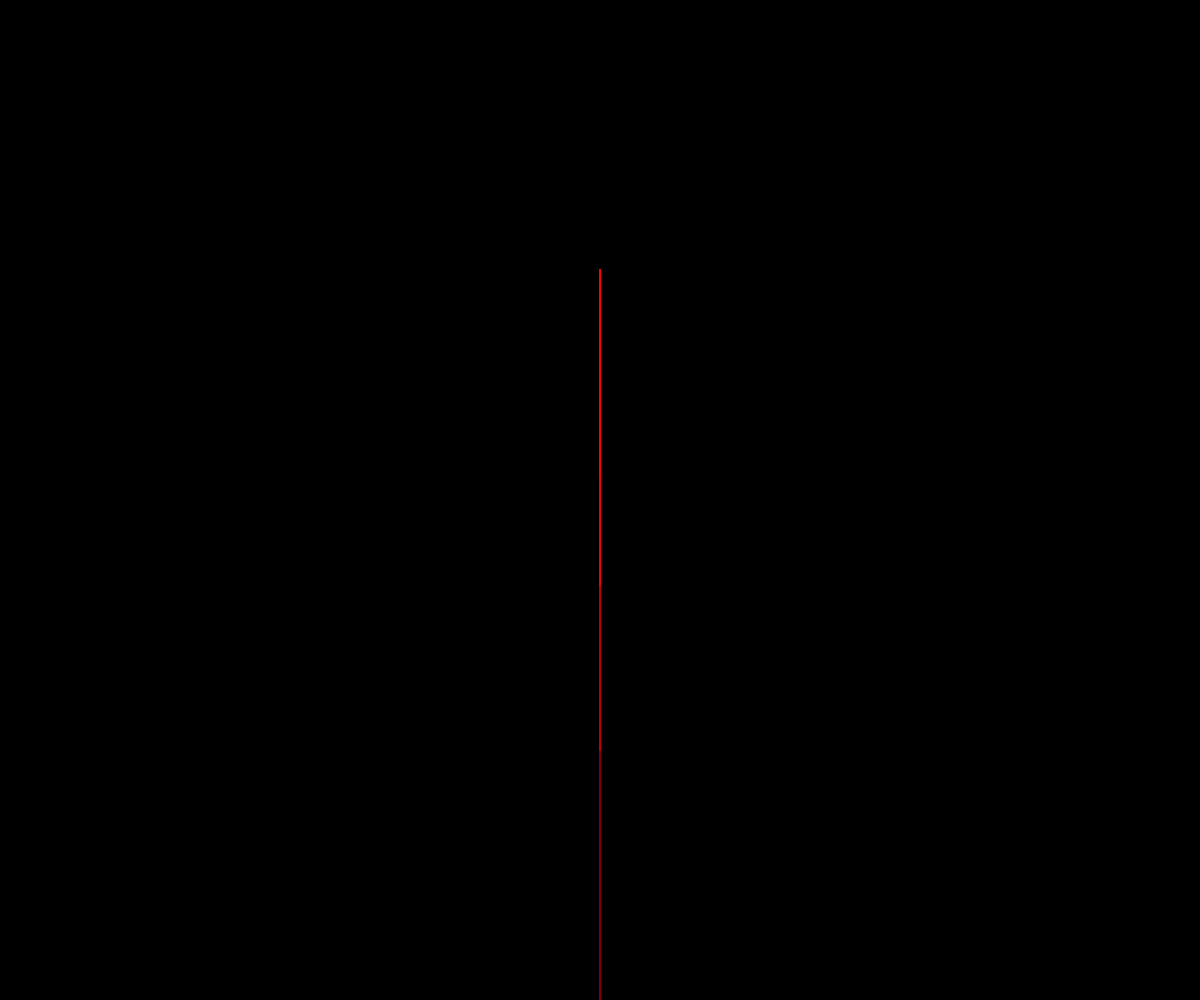
Frame 1 (no input)
Frame 60 (no input): identical to frame 1, image omitted
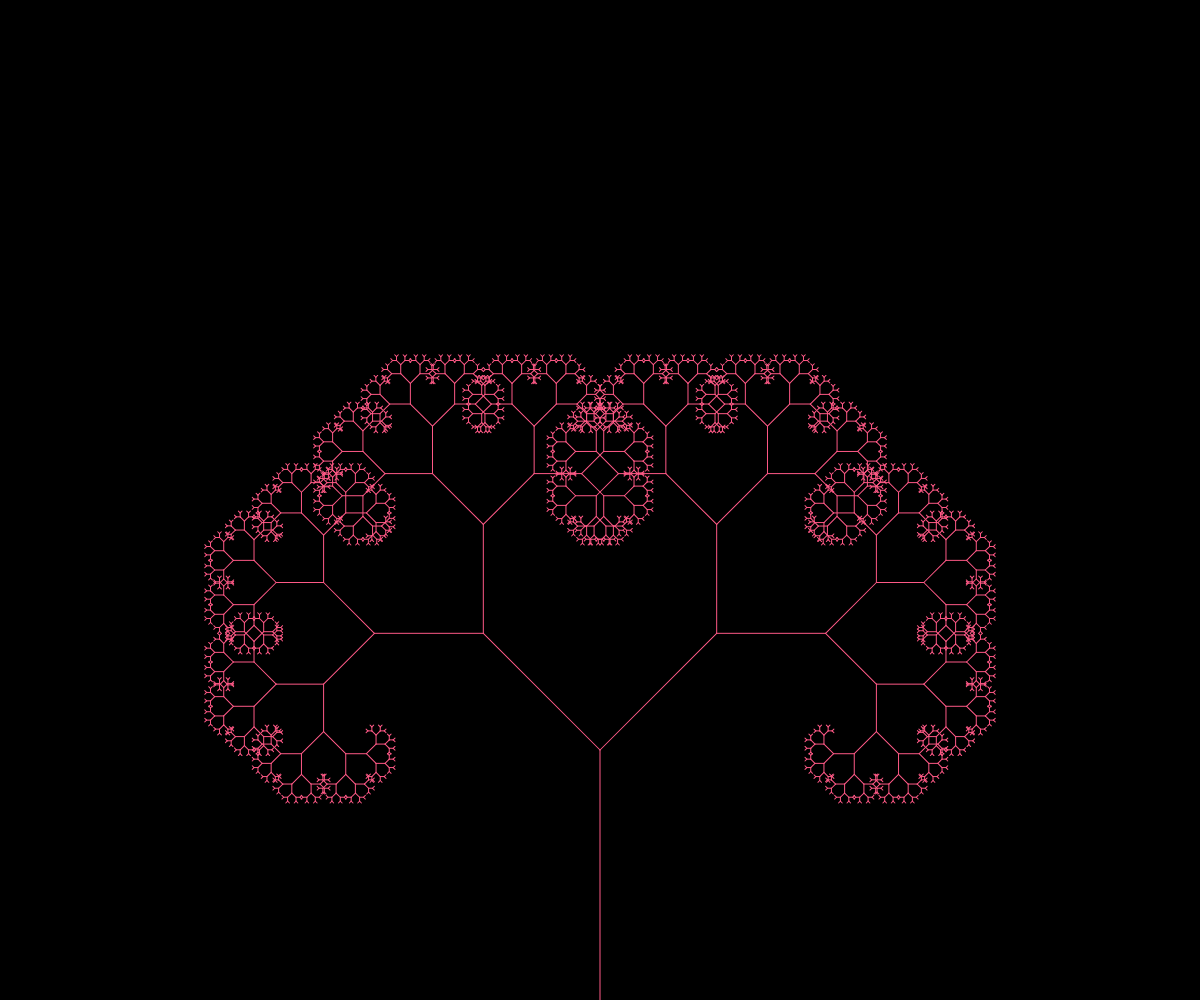
Frame 120 (the mouse pressed at the canvas centre since frame 60)

The p5.js sketch that drew these frames (run headless with seeded random() and noise() and a simulated clock; from frame 60 on, the mouse is pressed at the canvas centre):

// p5.js sketch
// ── sketch.js
let theta;
let lineHeightBeg;

function setup(){
    createCanvas(windowWidth, windowHeight);
}

function draw(){
    background(0);

    lineHeightBeg = 250;

    

    let a = (mouseX / width) * 90;
    theta = radians(a);
    stroke(255,a*2,a*3);

    translate(width/2, height);
    line(0,0,0,-lineHeightBeg);
    translate(0,-lineHeightBeg);
    
    branch(lineHeightBeg);
}

function branch(h) {
    h *= 0.66;

    if (h>2) {
        push();
        rotate(theta);
        line(0,0,0,-h);
        translate(0,-h);
        branch(h);
        pop();

        push();
        rotate(-theta);
        line(0, 0, 0, -h);
        translate(0, -h);
        branch(h);
        pop();
    }
}
